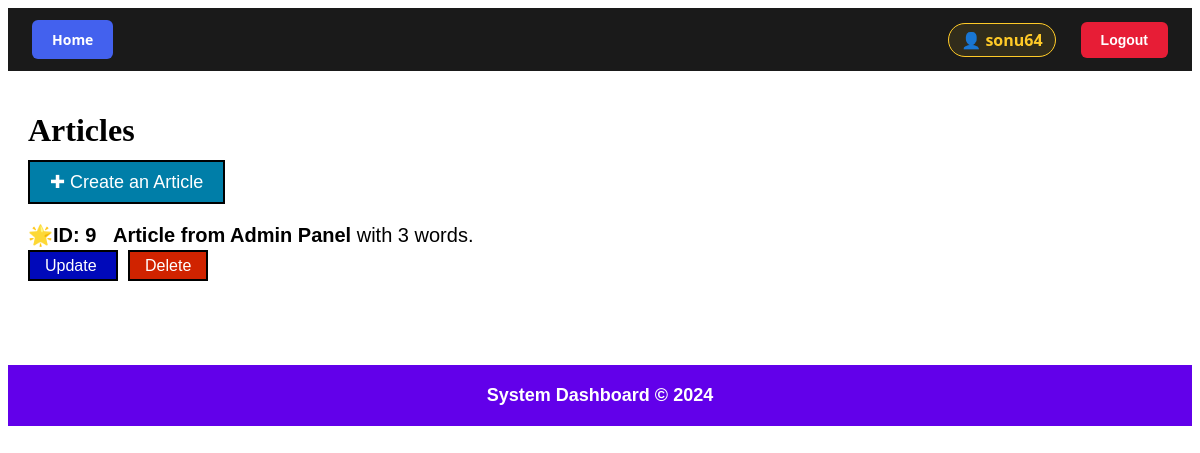
Before: /articles/ (signed in) with the older database file.
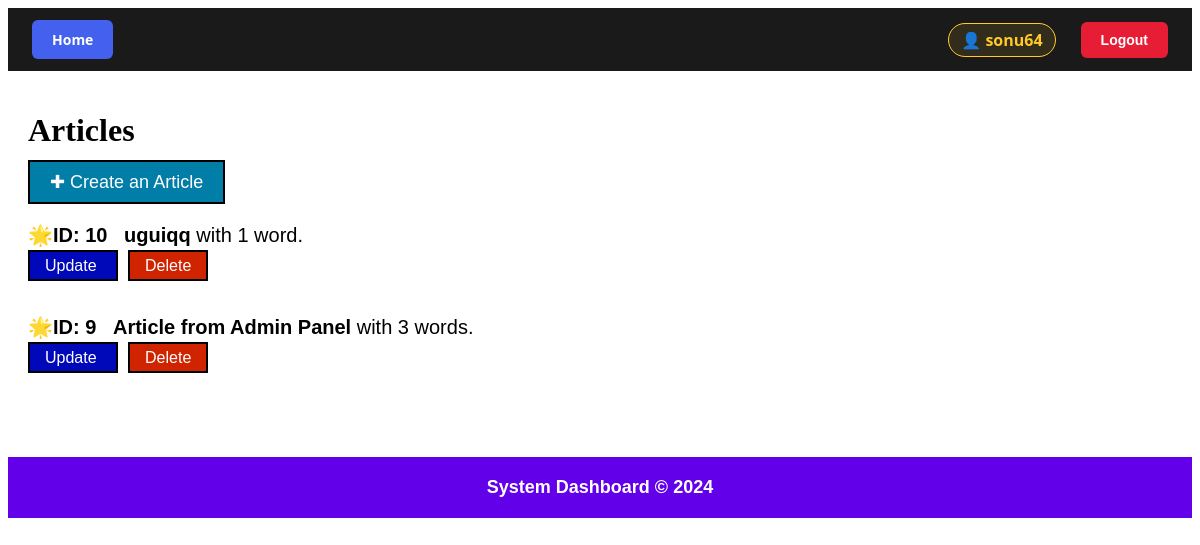
After: the same page with the newer database file.
### app/models.py (models this page shows, shortened)
class UserProfile(AbstractUser):
    pass

class Article(models.Model):
    title = models.CharField(max_length=100)
    content = models.TextField(blank=True, default="")
    wordCount = models.IntegerField(blank=True, default="")
    twitterPost = models.TextField(blank=True, default="")
    status = models.CharField(
        max_length=20,
        choices=ARTICLE_STATUS,
        default='draft',
    )
    createdAt = models.DateTimeField(auto_now_add=True)
    updatedAt = models.DateTimeField(auto_now=True)
    creator = models.ForeignKey(
        settings.AUTH_USER_MODEL,related_name='articles', on_delete=models.CASCADE) # Creates a creator_ID field in the Articles table

### app/views.py (the view)
# urls.py: path("", ArticleListView.as_view(), name = 'home'),
class ArticleListView(LoginRequiredMixin, ListView):
    template_name = 'app/home.html'
    model = Article
    context_object_name = "articles"
    def get_queryset(self):
        return Article.objects.filter(creator=self.request.user).order_by('-createdAt')

### templates/app/home.html
{% extends 'app/base.html' %} {% block content %}
<h1>Articles</h1>
<div style="margin-bottom: 30px">
  <a
    href="{% url 'createArticle' %}"
    style="
      border: 2px solid black;
      text-decoration: none;
      font-size: 18px;
      font-family: sans-serif;
      padding: 10px 20px;
      background-color: rgb(0, 126, 168);
      color: white;
    "
  >
    ✚ Create an Article
  </a>
</div>
{% if articles %}
<ul style="list-style-type: none; padding: 0">
  {% for article in articles %}
  <div style="margin-bottom: 40px">
    <li style="font-size: 20px; font-family: sans-serif; margin-bottom: 10px">
      🌟<strong
        >ID: {{ article.id }}&nbsp;&nbsp;&nbsp;{{ article.title }}</strong
      >
      with {{ article.wordCount }} word{{ article.wordCount | pluralize }}.
    </li>
    <a
      href="{% url 'updateArticle' pk=article.id %}"
      style="
        border: 2px solid black;
        text-decoration: none;
        font-family: sans-serif;
        padding: 5px 15px;
        background-color: rgb(0, 9, 186);
        color: white;
        margin-right: 10px;
      "
    >
      Update
    </a>
    <a
      href="{% url 'deleteArticle' pk=article.id %}"
      style="
        border: 2px solid black;
        text-decoration: none;
        font-family: sans-serif;
        padding: 5px 15px;
        background-color: rgb(208, 35, 0);
        color: white;
      "
    >
      Delete
    </a>
  </div>
  {% endfor %}
</ul>
{% else %}
<p>You have no Articles to Show !</p>
{% endif %} {% endblock content %}

### templates/app/base.html (shortened to what this page needs)
<!doctype html>
<html lang="en">
  <head>
  </head>
  <body>
    <nav class="navbar">
      <li>
        <a href="{% url 'home' %}" class="nav-btn-base btn-home">Home</a>
      </li>
      {% if user.is_authenticated %}
      <li>
        <span class="user-identity">👤 {{ user.username }}</span>
      </li>
      <li>
        <form
          action="{% url 'account_logout' %}"
          method="POST"
          class="logout-form"
        >
          <button type="submit" class="nav-btn-base btn-logout">Logout</button>
        </form>
      </li>
      {% else %}
      <li>
        <a href="{% url 'account_login' %}" class="nav-btn-base btn-login"
          >Login</a
        >
      </li>
      {% endif %}
    </nav>
    <div class="container" style="padding: 20px">
      {% block content %} {% endblock content %}
    </div>
    <footer class="main-footer">System Dashboard &copy; 2024</footer>
  </body>
</html>

### templates/app/base.html (style rules this page uses)
.navbar { background-color: #1a1a1a; padding: 12px 24px; display: flex; align-items: center; gap: 15px; list-style: none; font-family: "Segoe UI", Tahoma, Geneva, Verdana, sans-serif; margin: 0; }
.user-identity { color: #ffca28; font-weight: bold; font-size: 16px; margin-right: 10px; padding: 5px 12px; border: 1px solid #ffca28; border-radius: 20px; background: rgba(255, 202, 40, 0.1); }
.nav-btn-base { text-decoration: none; padding: 10px 20px; border-radius: 6px; font-size: 14px; font-weight: bold; border: none; cursor: pointer; transition: transform 0.1s, filter 0.2s; display: inline-block; color: white; }
.btn-home { background-color: #4361ee; }
.btn-logout { background-color: #e71d36; }
.logout-form { display: inline; margin: 0; }
.main-footer { background-color: #6200ea; color: white; padding: 20px; margin-top: 30px; font-weight: bold; font-size: 18px; font-family: sans-serif; text-align: center; }

Changed rows visible on the page:
added Article: id "10", title "uguiqq", wordCount "1"
